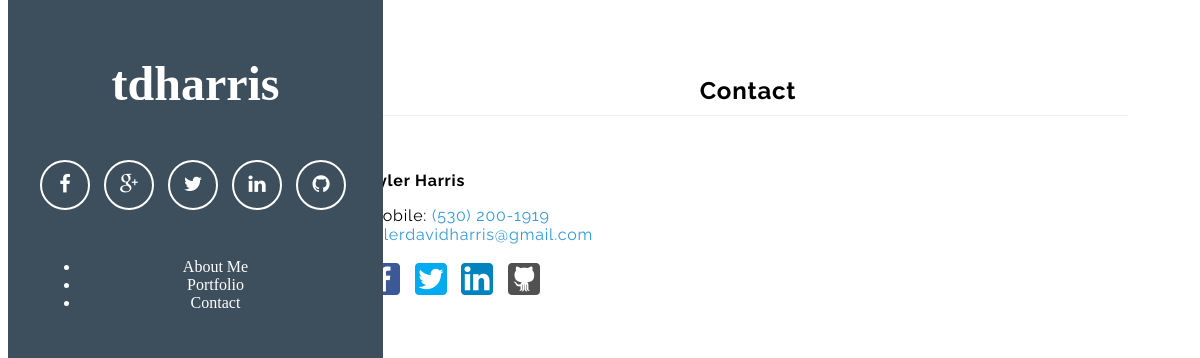
Page /?action=q&url=contact on the committed database.
### tables this page shows
CREATE TABLE nav (
	navID		INT				NOT NULL	AUTO_INCREMENT,
	name      	VARCHAR(255)	NOT NULL,
	href		VARCHAR(255)				DEFAULT NULL,
	PRIMARY KEY (navID),
	UNIQUE INDEX name (name)
);

CREATE TABLE about (
	aboutID				INT				NOT NULL	AUTO_INCREMENT,
	resumeURL			VARCHAR(255)	NOT NULL,
	email				VARCHAR(255)	NOT NULL,
	phone				VARCHAR(255)	NOT NULL,
	coderBrief  		LONGTEXT		NOT NULL,
	musicianBrief  		LONGTEXT		NOT NULL,
	musicPic			VARCHAR(255)				DEFAULT NULL,
	skillset 			VARCHAR(255)	NOT NULL,
	facebookURL			VARCHAR(255)				DEFAULT NULL,
	twitterURL 			VARCHAR(255)				DEFAULT NULL,
	linkedinURL 		VARCHAR(255)				DEFAULT NULL,
	githubURL 			VARCHAR(255)				DEFAULT NULL,
	PRIMARY KEY (aboutID)
);

### models/db.php (called while the page is built, shortened)
<?php
	class Database {
        private $host = "showcase.tdharris.net";
        private $user = "tdharris_admin";
        private $pass = "mylittlesecret";
        private $dbname = "tdharris_showcase";
	    public $db;
        private function Connect() {
            $dsn = 'mysql:host=' . $this -> host . ';dbname=' . $this-> dbname . ';charset=utf8';
            $options = array(PDO::ATTR_PERSISTENT => true, PDO::ATTR_ERRMODE => PDO::ERRMODE_EXCEPTION, PDO::MYSQL_ATTR_INIT_COMMAND => "SET NAMES utf8");
            try {
                $this -> db = new PDO($dsn, $this -> user, $this -> pass, $options);
                $this -> isConnected = true;
            } catch (PDOException $e) {
                $error_message = $e->getMessage();
                include 'error.php';
                exit;
            }
        }
        public function query($sql, $fetchmode = PDO::FETCH_CLASS) {
             try {
                $stmt = $this->db->prepare($sql);
                $stmt->execute();
                $statement = strtolower(explode(" ", $sql)[0]);
                if ($statement === 'select' || $statement === 'show') {
                return $stmt->fetchAll($fetchmode);
                }
                elseif ( $statement === 'insert' ||  $statement === 'update' || $statement === 'delete' ) {
                    return $stmt->rowCount();
                }
                else {
                    return NULL;
                }
            } catch(PDOException $e) {
                $error_message = $e->getMessage();
                include 'error.php';
                exit;
            }
        }
	}
    $db = new Database;
?>

### index.php (called while the page is built, shortened)
<?php
    include 'controllers/navbar.php';
    include 'controllers/handleUrl.php';
  require('models/db.php');
  $navbar = buildNav();
  $action = '';
  if (isset($_POST['action'])) {
    $action = $_POST['action'];
  } elseif (isset($_GET['action'])) {
    $action = $_GET['action'];
  }
  if ($action == 'q') {
    if(isset($_GET['url'])) {
      $url = $_GET['url'];
      $content = handleURL($url);
    } elseif (isset($_GET['project'])) {
      $project = $_GET['project'];
      $content = getProject($project);
    }
  };
  include 'views/view.php';
?>

### controllers/handleUrl.php (the view, shortened to what this page needs)
<?php
		function handleURL($url) {
			global $db;
			$content = '<section class="title">';
			$url_clean = preg_replace('/\s*/', '', strtolower($url));
			switch($url_clean) {
		        case 'contact':
		        		$content .= '<h1>Contact</h1>';
			        	$about_me = $db->query("SELECT * FROM about LIMIT 1;");
			        	$about_me = $about_me[0];
		        		$phone_clean = preg_replace("/[^0-9]/", "", $phone);
		        		$content .= '<br><p><b>Tyler Harris</b>
		            	<div>Mobile: <a href="tel:+1'.$phone_clean.'" value="+1'.$phone_clean.'" target="_blank">'. $about_me->phone .'</a></div>
		            	<div><a href="mailto:'.$about_me->email.'" target="_blank">'.$about_me->email.'</a></div>
		            	<div><br>
		            	<a href="'.$about_me->facebookURL.'" target="_blank"><img src="img/facebook-32.png"></a>&nbsp;&nbsp;
		            	<a href="'.$about_me->twitterURL.'" target="_blank"><img src="img/twitter-32.png"></a>&nbsp;&nbsp;
		            	<a href="'.$about_me->linkedinURL.'" target="_blank"><img src="img/linkedin-32.png"></a>&nbsp;&nbsp;
		            	<a href="'.$about_me->githubURL.'" target="_blank"><img src="img/github-32.png"></a><br>
		            	</div></p></section>';
		        		break;
		      }
		      return $content;
		};
?>

### controllers/navbar.php
<?php
	function buildNav() {
		global $db;
		$navItems = $db->query("SELECT * FROM nav;");
		if(is_array($navItems)) {
			$navigation = '<ul class="pure-menu-list">';
			foreach ($navItems as $item) {
				$navigation .= '<li class="pure-menu-item"><a href="?action=q&amp;url=' . $item->href . '" class="pure-menu-link">' . $item->name . '</a></li>';
			}
			$navigation .= '</ul>';
		} else {
			$navigation = 'Sorry, a critical error occurred.';
		}
		return $navigation;
	}
?>

### css/aside.css (style rules this page uses)
* { -webkit-box-sizing: border-box; -moz-box-sizing: border-box; box-sizing: border-box; }
a { text-decoration: none; color: rgb(61, 146, 201); }
a, a:hover, a:focus, a:active, a.active { outline: 0; color: #3498db; text-decoration: none; }
.pure-menu-link { color: #fff; }

### css/home.css (style rules this page uses)
.title { font-family: "Raleway", "Helvetica Neue", Helvetica, Arial, sans-serif; max-width: 900px; margin: 0 auto; padding: 1em; background: #fff; letter-spacing: 0.05em; }
.title h1 { text-align: center; padding-bottom: 10px; border-bottom: 1px solid #eee; }
section { font-family: "Raleway", "Helvetica Neue", Helvetica, Arial, sans-serif; max-width: 900px; margin: 0 auto; padding: 1em; background: #fff; letter-spacing: 0.05em; }
p { font-family: "Raleway", "Helvetica Neue", Helvetica, Arial, sans-serif; }
img { max-width: 100%; min-height: auto; margin-left:auto; margin-right:auto; }

### rows in the picture
nav: name "About Me"
nav: name "Portfolio"
nav: name "Contact"
about: phone "(530) 200-1919", email "tylerdavidharris@gmail.com"
